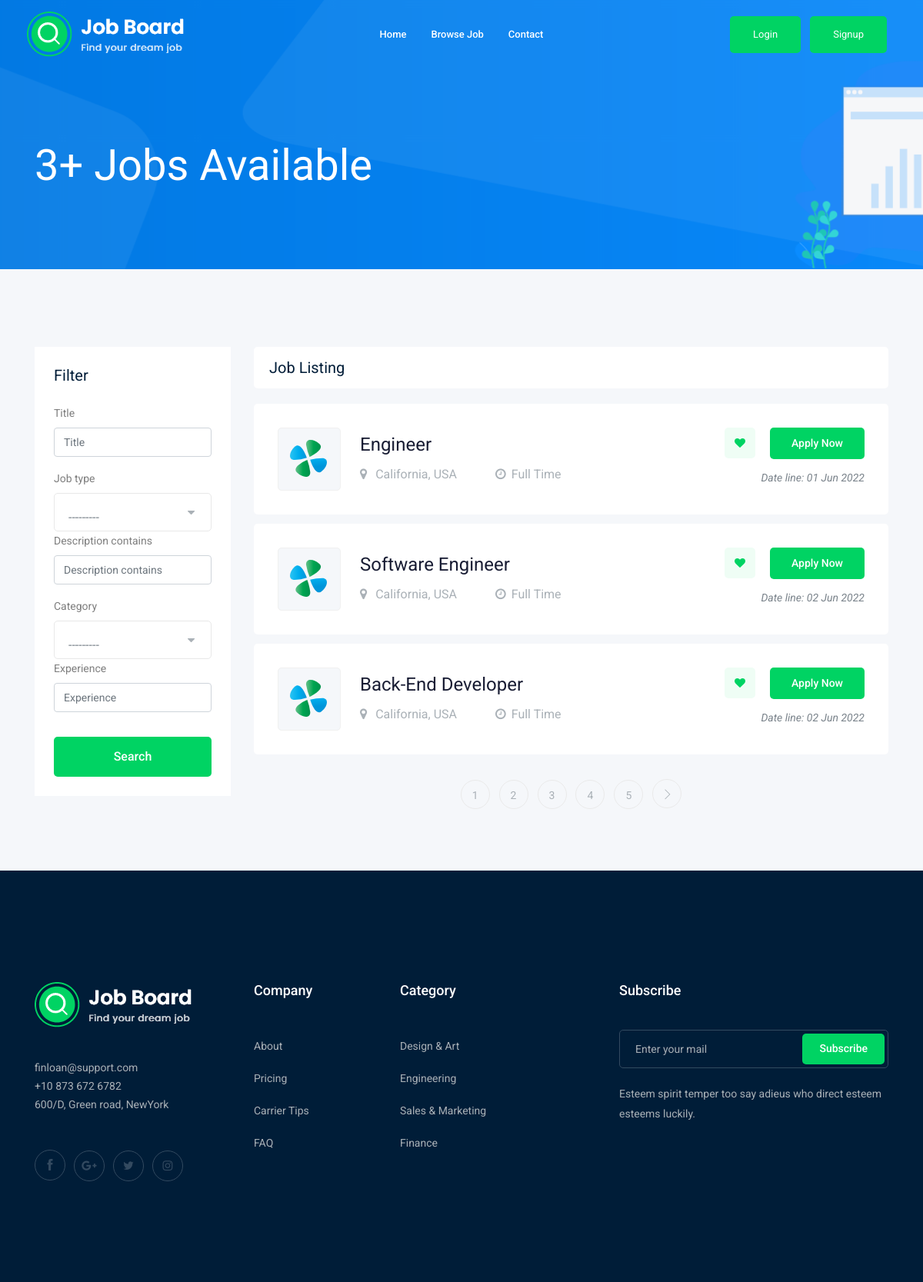
Screenshot of /jobs/ with the database file from the repository.
### job/models.py (models this page shows, shortened)
class Job(models.Model):
    owner = models.ForeignKey(User, related_name='job_owner', on_delete=models.CASCADE)
    title = models.CharField(max_length=100)
    job_type = models.CharField(max_length=15, choices=JOB_TYPE)
    description = models.TextField(max_length=10000)
    published_at = models.DateTimeField(auto_now=False)
    vacancy = models.IntegerField(default=1)
    salary = models.IntegerField(default=0)
    category = models.ForeignKey('category', on_delete=models.CASCADE)
    experience = models.IntegerField(default=1)
    image = models.ImageField(upload_to=image_upload)
    slug = models.SlugField(blank=True, null=True)
    def __str__(self):
        return self.title

### job/views.py (the view)
# urls.py: path('', views.job_list, name='job_list'),
def job_list(request):
    job_list = Job.objects.all()  # Retrieve all available jobs
    myfilters = JobFilter(request.GET, queryset=job_list)
    job_list = myfilters.qs
    paginator = Paginator(job_list, 3)  # Show 3 jobs per page
    page_number = request.GET.get('page')
    page_obj = paginator.get_page(page_number)
    context = {'jobs': page_obj, 'myfilters': myfilters}  # Prepare context for the template
    return render(request, 'job/job_list.html', context)

### job/models.py (called while the page is built)
    def __str__(self):
        return self.name

### job/templates/job/job_list.html (shortened to what this page needs)
{% extends 'base.html' %}
{% load static %}
{% load bootstrap4 %}
{%block body%}
<div class="bradcam_area bradcam_bg_1">
  <div class="container">
    <div class="row">
      <div class="col-xl-12">
        <div class="bradcam_text">
          <h3>{{jobs | length}}+ Jobs Available</h3>
        </div>
      </div>
    </div>
  </div>
</div>
<div class="job_listing_area plus_padding">
  <div class="container">
    <div class="row">
      <div class="col-lg-3">
        <div class="job_filter white-bg">
          <div class="form_inner white-bg">
            <h3>Filter</h3>
            <form method="GET">
              {% bootstrap_form myfilters.form %}
              <input type="submit" value="Search" class="boxed-btn3 w-100 mt-3">
            </form>
          </div>
        </div>
      </div>
      <div class="col-lg-9">
        <div class="recent_joblist_wrap">
          <div class="recent_joblist white-bg">
            <div class="row align-items-center">
              <div class="col-md-6">
                <h4>Job Listing</h4>
              </div>
              <div class="col-md-6"></div>
            </div>
          </div>
        </div>
        <div class="job_lists m-0">
          <div class="row">
            {%for job in jobs%}
            <div class="col-lg-12 col-md-12">
              <div class="single_jobs white-bg d-flex justify-content-between">
                <div class="jobs_left d-flex align-items-center">
                  <div class="thumb">
                    <img src="{% static 'img/svg_icon/1.svg' %}" alt="image" />
                  </div>
                  <div class="jobs_conetent">
                    <a href="{% url 'jobs:job_detail' job.slug %}">
                      <h4>{{job}}</h4>
                    </a>
                    <div class="links_locat d-flex align-items-center">
                      <div class="location">
                        <p><i class="fa fa-map-marker"></i> California, USA</p>
                      </div>
                      <div class="location">
                        <p><i class="fa fa-clock-o"></i>{{job.job_type}}</p>
                      </div>
                    </div>
                  </div>
                </div>
                <div class="jobs_right">
                  <div class="apply_now">
                    <a class="heart_mark" href="#">
                      <i class="fa fa-heart"></i>
                    </a>
                    <a href="{% url 'jobs:job_detail' job.slug %}" class="boxed-btn3">Apply Now</a>
                  </div>
                  <div class="date">
                    <p>Date line: {{job.published_at | date:'d M o'}}</p>
                  </div>
                </div>
              </div>
            </div>
            {% endfor %}
          </div>
          {% if jobs.has_other_pages %}
          <div class="row">
            <div class="col-lg-12">
              <div class="pagination_wrap">
                <ul>
                  {% for i in jobs.paginator.page_range %}
                  <li>
                    <a href="?page={{i}}"><span> {{i}} </span></a>
                  </li>
                  {% endfor %}
                  {% if jobs.has_next %}
                  <li>
                    <a href="?page={{ page_obj.next_page_number }}">
                      <i class="ti-angle-right"></i>
                    </a>
                  </li>
                  {% endif %}
                </ul>
              </div>
            </div>
          </div>
          {% endif %}
        </div>
      </div>
    </div>
  </div>
</div>
{%endblock body%}

### templates/base.html (shortened to what this page needs)
{% load static %}
{% load bootstrap4 %}
<!DOCTYPE html>
<html class="no-js" lang="zxx">
<head>
    <link rel="stylesheet" href="{% static 'css/bootstrap.min.css'%}" />
    <link rel="stylesheet" href="{% static 'css/owl.carousel.min.css'%}" />
    <link rel="stylesheet" href="{% static 'css/magnific-popup.css'%}" />
    <link rel="stylesheet" href="{% static 'css/font-awesome.min.css'%}" />
    <link rel="stylesheet" href="{% static 'css/themify-icons.css'%}" />
    <link rel="stylesheet" href="{% static 'css/nice-select.css'%}" />
    <link rel="stylesheet" href="{% static 'css/flaticon.css'%}" />
    <link rel="stylesheet" href="{% static 'css/jquery-ui.css'%}" />
    <link rel="stylesheet" href="{% static 'css/gijgo.css'%}" />
    <link rel="stylesheet" href="{% static 'css/animate.min.css'%}" />
    <link rel="stylesheet" href="{% static 'css/slicknav.css'%}" />
    <link rel="stylesheet" href="{% static 'css/style.css'%}" />
</head>
<body>
    <header>
        <div class="header-area">
            <div id="sticky-header" class="main-header-area">
                <div class="container-fluid">
                    <div class="header_bottom_border">
                        <div class="row align-items-center">
                            <div class="col-xl-3 col-lg-2">
                                <div class="logo">
                                    <a href="{% url 'home:base' %}">
                                        <img src="{% static 'img/logo.png' %}" alt="" />
                                    </a>
                                </div>
                            </div>
                            <div class="col-xl-6 col-lg-7">
                                <div class="main-menu d-none d-lg-block">
                                    <nav>
                                        <ul id="navigation">
                                            <li><a href="{% url 'home:base' %}">home</a></li>
                                            <li>
                                                <a href="{% url 'jobs:job_list' %}">Browse Job</a>
                                            </li>
                                            <li>
                                                <a href="{% url 'contact:contact' %}">Contact</a>
                                            </li>
                                        </ul>
                                    </nav>
                                </div>
                            </div>
                            <div class="col-xl-3 col-lg-3 d-none d-lg-block">
                                <div class="Appointment">
                                    {% if request.user.is_authenticated %}
                                    <div class="phone_num d-none d-xl-block">
                                        <a class="boxed-btn3" href="{% url 'accounts:profile' %}">Profile</a>
                                    </div>
                                    <div class="phone_num d-none d-xl-block">
                                        <a class="boxed-btn3" href="{% url 'jobs:add_job' %}">Add_Job</a>
                                    </div>
                                    <div class="phone_num d-none d-xl-block">
                                        <a class="boxed-btn3" href="{% url 'logout' %}">Logout</a>
                                    </div>
                                    {% else %}
                                    <div class="phone_num d-none d-xl-block">
                                        <a class="boxed-btn3" href="{% url 'accounts:login' %}">Login</a>
                                    </div>
                                    <div class="phone_num d-none d-xl-block">
                                        <a class="boxed-btn3" href="{% url 'accounts:signup' %}">signup</a>
                                    </div>
                                    {% endif %}
                                </div>
                            </div>
                            <div class="col-12">
                            </div>
                        </div>
                    </div>
                </div>
            </div>
        </div>
    </header>
    {%block body%}{%endblock body%}
    <footer class="footer">
        <div class="footer_top">
            <div class="container">
                <div class="row">
                    <div class="col-xl-3 col-md-6 col-lg-3">
                        <div class="footer_widget wow fadeInUp" data-wow-duration="1s" data-wow-delay=".3s">
                            <div class="footer_logo">
                                <a href="{% url 'home:base' %}"><img src="{% static 'img/logo.png' %}" alt="" /></a>
                            </div>
                            <p>finloan@support.com <br /> +10 873 672 6782 <br />600/D, Green road, NewYork</p>
                            <div class="socail_links">
                                <ul>
                                    <li>
                                        <a href="https://facebook.com">
                                            <i class="ti-facebook"></i>
                                        </a>
                                    </li>
                                    <li>
                                        <a href="https://google.com">
                                            <i class="fa fa-google-plus"></i>
                                        </a>
                                    </li>
                                    <li>
                                        <a href="https://twitter.com">
                                            <i class="fa fa-twitter"></i>
                                        </a>
                                    </li>
                                    <li>
                                        <a href="https://instagram.com">
                                            <i class="fa fa-instagram"></i>
                                        </a>
                                    </li>
                                </ul>
                            </div>
                        </div>
                    </div>
                    <div class="col-xl-2 col-md-6 col-lg-2">
                        <div class="footer_widget wow fadeInUp" data-wow-duration="1.1s" data-wow-delay=".4s">
                            <h3 class="footer_title">Company</h3>
                            <ul>
                                <li><a href="#">About </a></li>
                                <li><a href="#"> Pricing</a></li>
                                <li><a href="#">Carrier Tips</a></li>
                                <li><a href="#">FAQ</a></li>
                            </ul>
                        </div>
                    </div>
                    <div class="col-xl-3 col-md-6 col-lg-3">
                        <div class="footer_widget wow fadeInUp" data-wow-duration="1.2s" data-wow-delay=".5s">
                            <h3 class="footer_title">Category</h3>
                            <ul>
                                <li><a href="#">Design & Art</a></li>
                                <li><a href="#">Engineering</a></li>
                                <li><a href="#">Sales & Marketing</a></li>
                                <li><a href="#">Finance</a></li>
                            </ul>
                        </div>
                    </div>
                    <div class="col-xl-4 col-md-6 col-lg-4">
                        <div class="footer_widget wow fadeInUp" data-wow-duration="1.3s" data-wow-delay=".6s">
                            <h3 class="footer_title">Subscribe</h3>
                            <form action="#" class="newsletter_form">
                                <input type="text" placeholder="Enter your mail" />
                                <button type="submit">Subscribe</button>
                            </form>
                            <p class="newsletter_text">
                                Esteem spirit temper too say adieus who direct esteem esteems
                                luckily.
                            </p>
                        </div>
                    </div>
                </div>
            </div>
        </div>
    </footer>
</body>
</html>

### rows the page displays
Job: title "Engineer", job_type "Full Time", published_at "01 Jun 2022"
Job: title "Software Engineer", job_type "Full Time", published_at "02 Jun 2022"
Job: title "Back-End Developer", job_type "Full Time", published_at "02 Jun 2022"

### other values shown
{{ jobs | length }} "3"
{{ i }} "1" "2" "3" "4" "5"
